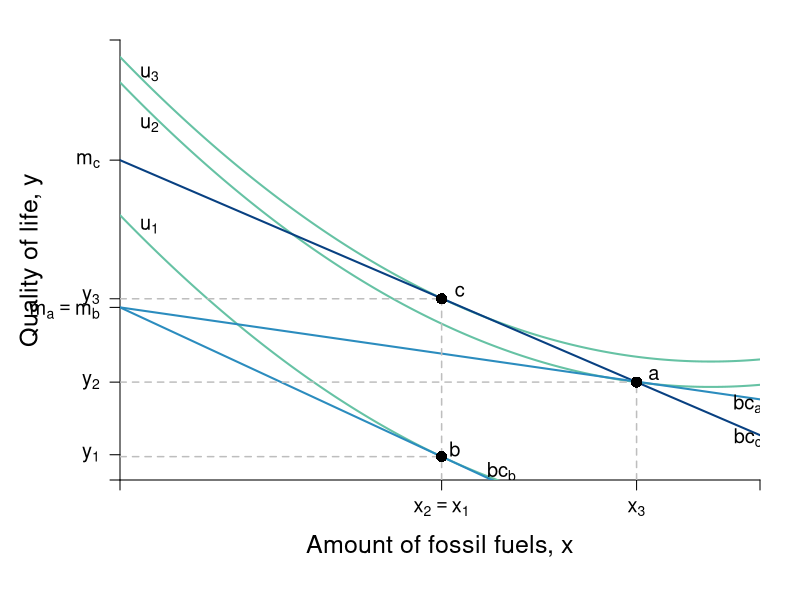

The R script that drew this image:
require(shape)
pdf(file = "indmarketdemand/carbon_tax.pdf", width = 9, height = 7)

#Set parameters for graphics
axislabelsize <- 1.5
labelsize <- 1.2
graphlinewidth <- 2
segmentlinewidth <- 1.5

COL <- c("#7fc97f", "#beaed4", "#fdc086", "#ffff99", "#386cb0", "#f0027f", "#bf5b17", "#666666")
COLA <- c("#e0f3db", "#99d8c9","#66c2a4","#41ae76", "#238b45", "#005824")
COLB <- c("#c6dbef", "#4eb3d3", "#2b8cbe", "#0868ac","#084081")
COLC <- c("#fcfbfd", "#efedf5", "#dadaeb", "#bcbddc", "#9e9ac8", "#807dba", "#6a51a3", "#54278f", "#3f007d")

par(mar =  c(6, 6, 2, 2))

mrsA <- function(x, rmax = 10, xmax = 20) {
  rmax - (rmax/xmax)*x
}


uA <- function(x, y, rmax = 3, xmax = 12) {
  y - rmax*x + (1/2)*(rmax/xmax)*x^2
}

indiffA1 <- function(x, uA = 10, rmax = 2.5, xmax = 10) {
  uA - rmax*x + (1/2)*(rmax/xmax)*(x^2)
}

offerCurve <- function(x, w, rmax = 2, xmax = 12) {
  w - rmax*x + (rmax/xmax)*x^2
}

bcA <- function(x, w, p) {
  w - p*x
}


xlims <- c(0, 13)
ylims <- c(0, 26)

npts <- 501 
x <- seq(xlims[1], xlims[2], length.out = npts)
y <- seq(ylims[1], ylims[2], length.out = npts) 
#a <- c(13, 16.75, 19.25)
a <- c(25.65, 23.5, 15)

plot(0, 0, xlim = xlims, ylim = ylims, type = "n",
     xlab = expression(paste("")),
     ylab = expression(paste("")), 
     xaxt = "n", 
     yaxt = "n", 
     cex.lab = axislabelsize, 
     bty = "n",
     xaxs="i", 
     yaxs="i")

# ticksy <- seq(from = ylims[1], to = ylims[2], by = 1)
# ylabels <- seq(from = ylims[1], to = ylims[2], by = 1)
# ticksx <- seq(from = xlims[1], to = xlims[2], by = 1)
# xlabels <- seq(from = xlims[1], to = xlims[2], by = 1)
ticksy <- c(0, 1.492, 5.784, 10.2, 10.709, 18.9, ylims[2])
ticksy_mod <- c(10, 10.8)
ylabels_mod <- c(expression(paste(m[a] == m[b])), expression(paste(y[3])))
ylabels <- c(NA, expression(paste(y[1])), expression(paste(y[2])), NA, NA, expression(paste(m[c])), NA)
ticksx <- c(0, 6.533, 10.493, xlims[2])
xlabels <- c(NA, expression(paste(x[2] == x[1])), expression(paste(x[3])), NA)

axis(1, at = ticksx, pos = 0, labels = xlabels, cex.axis = labelsize)
axis(2, at = ticksy_mod, pos = 0, labels = ylabels_mod, tick = FALSE, las = 1, cex.axis = labelsize)
axis(2, at = ticksy, pos = 0, las = 1, labels = ylabels, cex.axis = labelsize)

npts <- 500 
xx1 <- seq(xlims[1], xlims[2], length.out = npts)

lines(xx1, uA(xx1, y = 15.65), col = COLA[3], lwd = graphlinewidth)
lines(xx1, uA(xx1, y = 23.5), col = COLA[3], lwd = graphlinewidth)
lines(xx1, uA(xx1, y = 25), col = COLA[3], lwd = graphlinewidth)

#lines(xx1, bcA(xx1, w = 10, p = 1.5), col = COLB[3], lwd = graphlinewidth)
lines(xx1, bcA(xx1, w = 18.9, p = 1.25), col = COLB[5], lwd = graphlinewidth)
lines(xx1, bcA(xx1, w = 10.2, p = 1.35), col = COLB[3], lwd = graphlinewidth)
lines(xx1, bcA(xx1, w = 10.2, p = 0.418), col = COLB[3], lwd = graphlinewidth)

#Label the axes
#mtext(expression(paste("Fossil fuels, ", x)), side=1, line = 2.5, cex = axislabelsize)
text(0.5*xlims[2], ylims[1] - 0.15*ylims[2], expression(paste("Amount of fossil fuels, ", x)), xpd = TRUE, cex = axislabelsize) 
text(-1.8, 0.5*ylims[2], expression(paste("Quality of life, ", y)), xpd = TRUE, cex = axislabelsize, srt = 90) 

#Label the indifference curves
#text(11.8, 1.3, expression(u[1]), cex = labelsize)


#Label the price lines
#text(8, 1.7, expression(paste(bc[1])))


#Add the contour plot for the indifference curves
#contour(x, y, 
#        outer(x, y, uA),
#        drawlabels = FALSE,
#        col = COLA[3],
#        lwd = graphlinewidth,
#        levels = a, 
#        xaxs="i", 
#        yaxs="i", 
#        add = TRUE)

#Segments for points on Offer curve
segments(0, 10.709, 6.553, 10.709, lty = 2, col = "gray" , lwd = segmentlinewidth)
segments(6.533, 0, 6.533, 10.709, lty = 2, col = "gray" , lwd = segmentlinewidth)
segments(0, 1.38, 6.553, 1.38, lty = 2, col = "gray" , lwd = segmentlinewidth)
segments(10.493, 0, 10.493, 5.784, lty = 2, col = "gray" , lwd = segmentlinewidth)
segments(0, 5.784, 10.493, 5.784, lty = 2, col = "gray" , lwd = segmentlinewidth)
#segments(10.5, 0, 10.5, 7.375, lty = 2, col = "gray" , lwd = segmentlinewidth)

#Annotate points on offer curve mrs = p for each of p = 1, 0.5, 0.25
#Where mrs = 2 - (1/6)*x
points(6.533, 10.709, pch = 16, col = "black", cex = 1.5)
points(10.493, 5.784, pch = 16, col = "black", cex = 1.5)
points(6.533, 1.38, pch = 16, col = "black", cex = 1.5)

text(10.493 + .35, 5.784 + .45, expression(paste(a)), cex = labelsize)
text(6.45  + .35, 1.38 + .45, expression(paste(b)), cex = labelsize)
text(6.553 + .35, 10.709 + .45, expression(paste(c)), cex = labelsize)

text(0.6, 15, expression(paste(u[1])), cex = labelsize)
text(0.6, 21, expression(paste(u[2])), cex = labelsize)
text(0.6, 24, expression(paste(u[3])), cex = labelsize)


text(7.75, 0.5, expression(paste(bc[b])), cex = labelsize)
text(12.75, 4.5, expression(paste(bc[a])), cex = labelsize)
text(12.75, 2.5, expression(paste(bc[c])), cex = labelsize)

dev.off()
